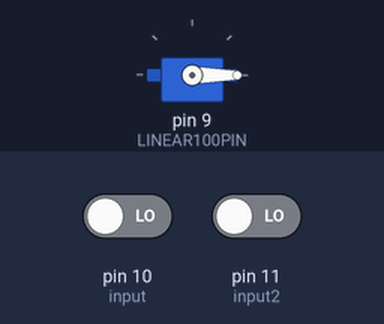
The sketch below on a simulated Arduino Uno, built with avr-gcc and run on an emulated ATmega328P. Shown: servo. The inputs (shaded band) are chosen by the test bench; at power-on: pin 10 (input) LOW, pin 11 (input2) LOW. What the sketch prints to the serial monitor is not drawn.

Above: at 1.2 s.
1.3 s: pin 10 (input) driven HIGH
At 1.7 s:
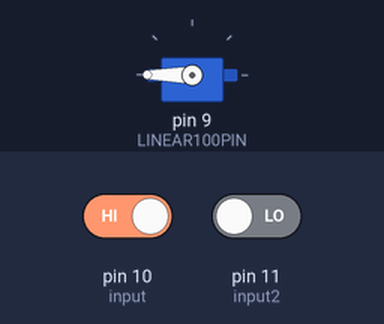
2.8 s: pin 11 (input2) driven HIGH
At 3.9 s:
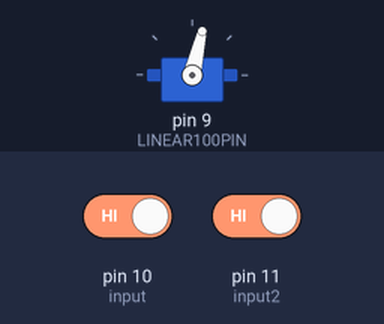
5.8 s: pin 11 (input2) driven LOW
7.3 s: pin 11 (input2) driven HIGH
At 8.6 s:
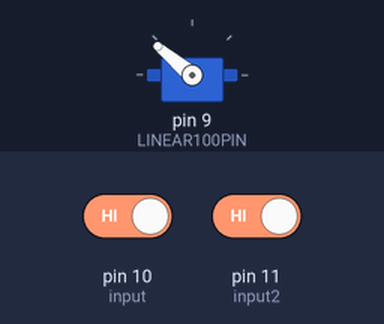
10.3 s: pin 10 (input) driven LOW
11.8 s: pin 10 (input) driven HIGH
At 12.8 s:
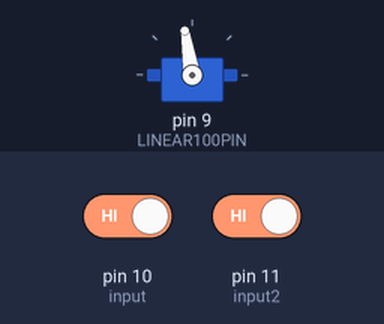
Timing chart, 0 to 62.3 s (numbered marks = the images above; inputs shaded):
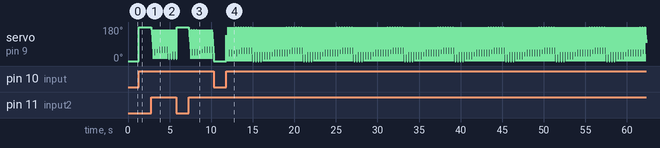

The sketch:

ActuatorLinear.ino
```cpp
#include <Servo.h>

#define LINEAR100PIN 9        //Linear Actuator Digital Pin

#define input 10           //Input pin
#define input2 11           // I


//max/min pulse values in microseconds for the linear actuators
#define LINEAR100_MIN      1000
#define LINEAR100_MAX      2000


Servo LINEAR100;

int linear100Value = 10;   //current positional value being sent to the linear actuator. (Assuming actuator is 10mm extended initially. Adjust accordingly.

int button = 0;
int buttonstate1=0;
int buttonstate2=0;
void setup()
{ Serial.begin(9600);
  pinMode(input,INPUT);
  pinMode(input2,INPUT);
  //initialize servos
  LINEAR100.attach(LINEAR100PIN, LINEAR100_MIN, LINEAR100_MAX);      // attaches/activates the linear actuator as a servo object


  LINEAR100.writeMicroseconds(linear100Value);
}

void loop()
{ // pinMode(input,LOW);
  buttonstate1=digitalRead(input);
   if(buttonstate1==HIGH)
   {
   Serial.print(button);
  Serial.print('\n');
  while(button!=100)
  {
     //Serial.print(input);
   button++; //max extraction in mm

  linear100Value = map(button, 0, 100, LINEAR100_MIN, LINEAR100_MAX);
  LINEAR100.writeMicroseconds(linear100Value);

  }
   }
  //use the writeMicroseconds to set the servos to their new positions
 // pinMode(input2,HIGH);
 buttonstate2=digitalRead(input2);
  if(buttonstate2==HIGH){

  while(button!=0) {
     button--;


  linear100Value = map(button, 0, 100, LINEAR100_MIN, LINEAR100_MAX);
   Serial.print(button);
  Serial.print('\n');

  LINEAR100.writeMicroseconds(linear100Value);

  }
   }


}
```

Measured:
- after the input at 1.3 s, servo on pin 9 (LINEAR100PIN): 0° → 180° at once
- after the input at 2.8 s, servo on pin 9 (LINEAR100PIN): 180° → 178° at once, then repeats every 0.30 s: 166° 0.02 s, 153° 0.02 s, 140° 0.02 s, 128° 0.02 s, 115° 0.02 s, 103° 0.02 s, 90° 0.02 s, 77° 0.02 s, 65° 0.02 s, 52° 0.02 s, 40° 0.02 s, 27° 0.02 s, 13° 0.02 s, 83° 0.02 s
- after the input at 7.3 s, servo on pin 9 (LINEAR100PIN): 180° → 178° at once, then repeats every 0.30 s: 166° 0.02 s, 153° 0.02 s, 140° 0.02 s, 128° 0.02 s, 115° 0.02 s, 103° 0.02 s, 90° 0.02 s, 77° 0.02 s, 65° 0.02 s, 52° 0.02 s, 40° 0.02 s, 27° 0.02 s, 13° 0.02 s, 83° 0.02 s
- after the input at 11.8 s, servo on pin 9 (LINEAR100PIN): 0° → 14° at once, then repeats every 0.30 s: 137° 0.02 s, 124° 0.02 s, 112° 0.02 s, 99° 0.02 s, 86° 0.02 s, 74° 0.02 s, 61° 0.02 s, 49° 0.02 s, 36° 0.02 s, 23° 0.02 s, 7° 0.01 s, 0° 0.01 s, 178° 0.02 s, 162° 0.02 s, 149° 0.02 s
